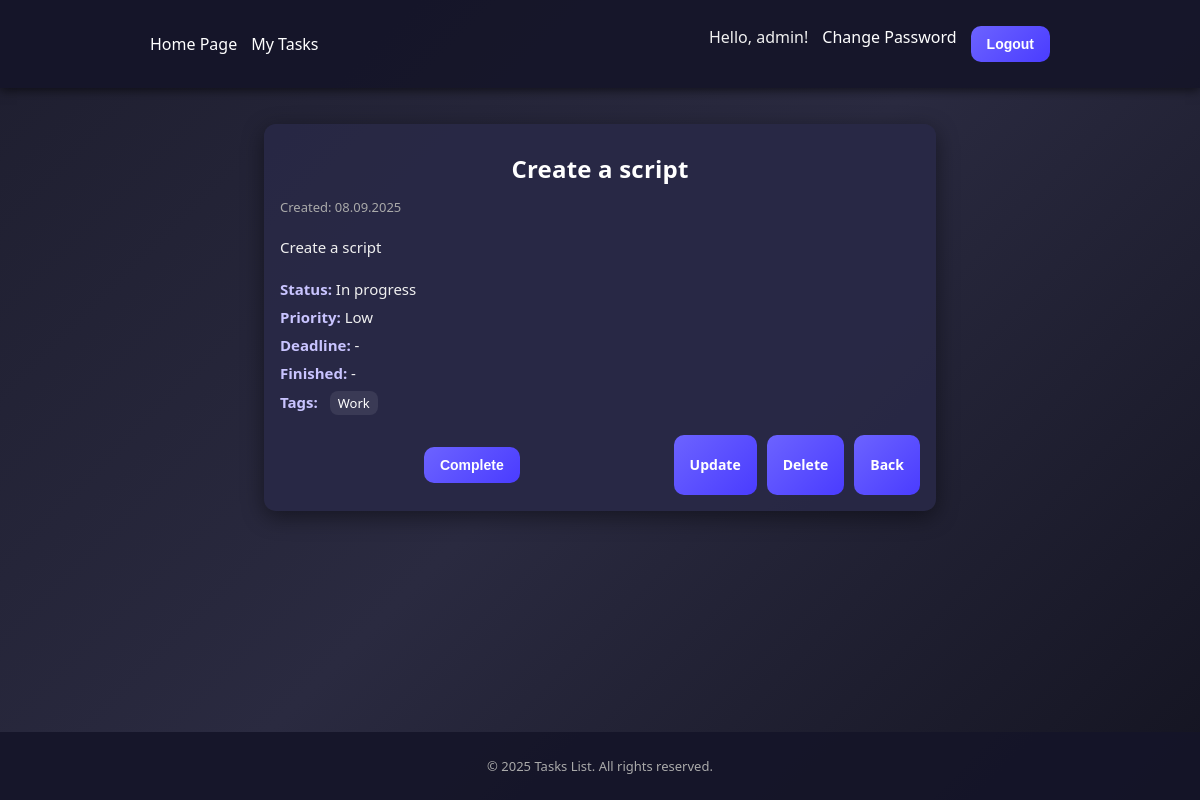
The page /tasks/4/ (signed in) on the database as committed earlier.
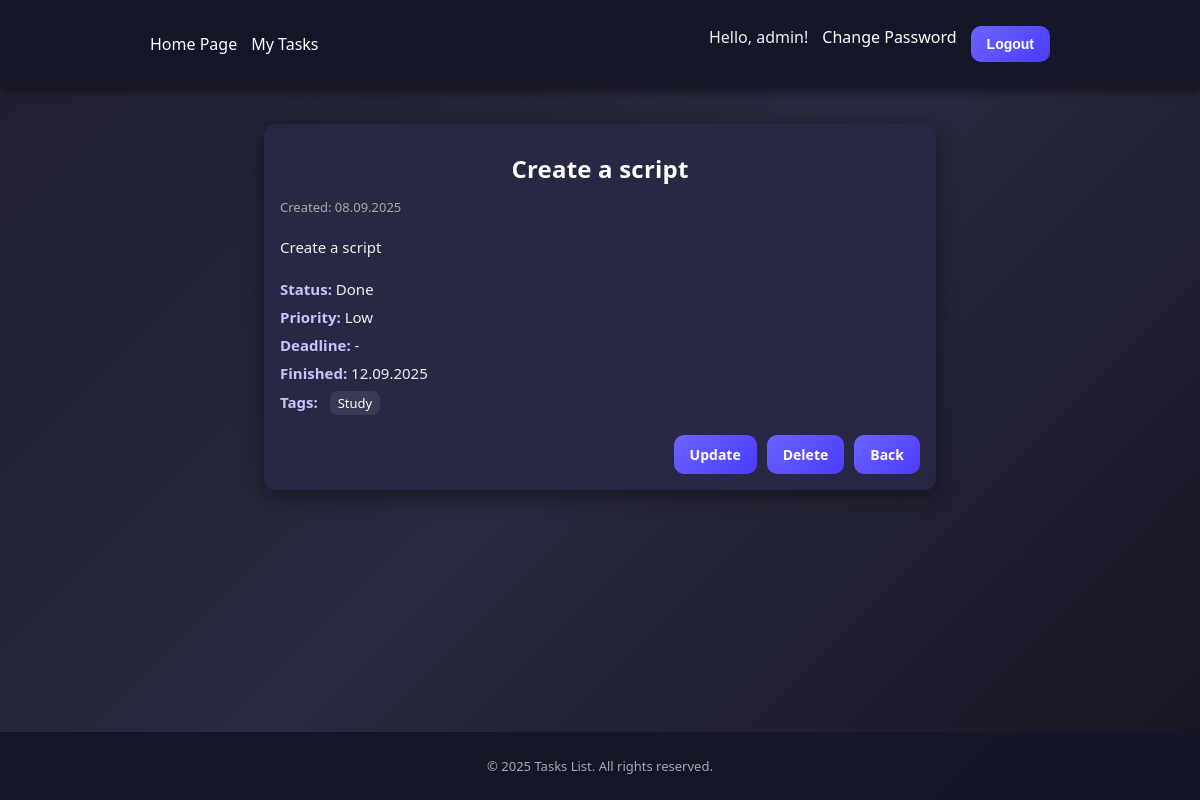
The same page on the database as committed later.
### tasks/models.py (models this page shows, shortened)
class Task(models.Model):
    class Status(models.TextChoices):
        NEW='new','New'
        IN_PROGRESS='in_progress','In progress'
        DONE='done','Done'
    class Priority(models.IntegerChoices):
        LOW=1,'Low'
        NORMAL=2,'Normal'
        HIGH=3,'High'
    owner=models.ForeignKey(User,on_delete=models.CASCADE,related_name='tasks')
    title=models.CharField(max_length=120)
    description=models.TextField(blank=True)
    status=models.CharField(max_length=20,choices=Status,default=Status.NEW)
    priority=models.IntegerField(choices=Priority,default=Priority.NORMAL)
    due_date=models.DateField(null=True,blank=True)
    completed_at=models.DateTimeField(null=True,blank=True)
    tags=models.ManyToManyField(Tag,blank=True,related_name='tasks')
    created_at=models.DateTimeField(auto_now_add=True)
    updated_at=models.DateTimeField(auto_now=True)
    def is_overdue(self) -> bool:
        return (
            self.status != self.Status.DONE
            and self.due_date is not None
            and timezone.localdate() > self.due_date
        )

class Tag(models.Model):
    name=models.CharField(max_length=64,unique=True)
    slug=models.SlugField(max_length=64,unique=True,blank=True)

### tasks/views.py (the view)
# urls.py: path('<int:pk>/',TaskDetailView.as_view(),name='detail'),
class TaskDetailView(OwnerQuerysetMixin,OwnerObjectMixin,DetailView):
    model = Task
    template_name = "tasks/detail.html"
    context_object_name = 'task'

### tasks/views.py (called while the page is built)
    def get_queryset(self):
        qs=super().get_queryset()
        return qs.filter(owner=self.request.user)

    def test_func(self):
        obj=self.get_object()
        return obj.owner_id == self.request.user.id

### templates/tasks/detail.html (shortened to what this page needs)
{% extends "base.html" %}
{% block content %}
<div class="card task-detail">
  <h2 class="task-title">{{ task.title }}</h2>
  <p class="task-meta">Created: {{ task.created_at|date:"d.m.Y" }}</p>
  <p class="task-desc">{{ task.description|default:"(no description)" }}</p>
  <ul class="task-info">
    <li><strong>Status:</strong> {{ task.get_status_display }}</li>
    <li><strong>Priority:</strong> {{ task.get_priority_display }}</li>
    <li>
      <strong>Deadline:</strong> {{ task.due_date|default:"-" }}
    </li>
    <li><strong>Finished:</strong> {{ task.completed_at|date:"d.m.Y"|default:"-" }}</li>
    <li>
      <strong>Tags:</strong>
      {% if task.tags.all %}
        <span class="tags">
          {% for tag in task.tags.all %}
            <span class="tag">{{ tag.name }}</span>
          {% endfor %}
        </span>
      {% else %}
        none
      {% endif %}
    </li>
  </ul>
  <div class="task-actions">
           {% if task.status != 'done' %}
          <form method="post" action="{% url 'tasks:complete' task.pk %}">
            <button type="submit" class="btn btn-sm">Complete</button>
          </form>
        {% endif %}
    <a href="{% url 'tasks:edit' task.pk %}" class="btn btn-sm">Update</a>
    <a href="{% url 'tasks:delete' task.pk %}" class="btn btn-sm btn-danger">Delete</a>
    <a href="{% url 'tasks:list' %}" class="btn btn-sm btn-secondary">Back</a>
  </div>
</div>
{% endblock %}

Rows that differ between the two databases and show on the page:
no longer on this page (row unchanged): Tag: name "Work"
changed Task "Create a script": status "In progress" → "Done"; completed_at "-" → "12.09.2025"
now on this page (row unchanged): Tag: name "Study"
Other text that changed with them:
text no longer shown: "Complete"
